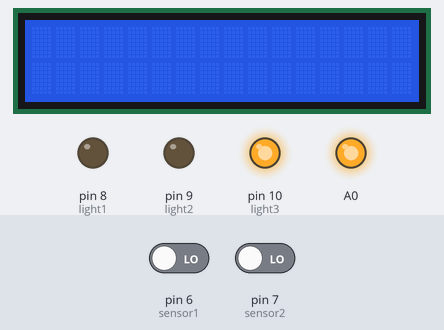
The sketch below on a simulated Arduino Uno, built with avr-gcc and run on an emulated ATmega328P. Shown: 16×2 character LCD, output pins drawn as LEDs (lit = HIGH). The test bench sets the inputs (shaded band); at power-on: pin 7 (sensor2) LOW, pin 6 (sensor1) LOW.

Above: at 1.2 s.
1.3 s: pin 7 (sensor2) driven HIGH
At 2.1 s:
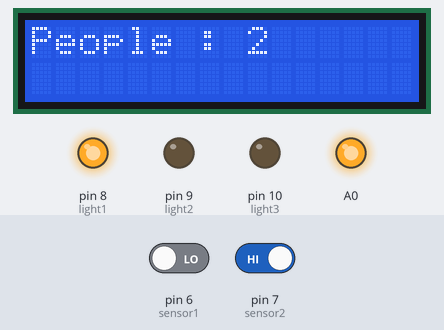
At 3.6 s:
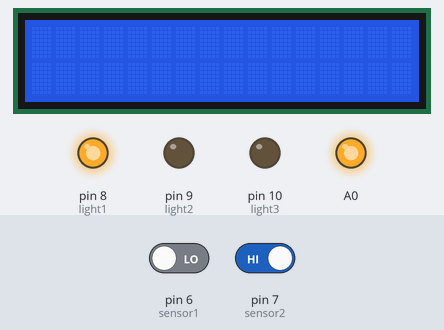
Timing chart, 0 to 5.1 s (numbered marks = the images above; inputs shaded):
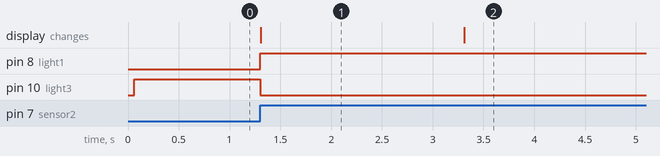

The sketch:

lcd.ino
```cpp
#include <LiquidCrystal.h>
  LiquidCrystal lcd(12,11,5,4,3,2);


  int sensor1=6;
  int sensor2=7;

  int cnt=0;

  int ir_1=0;
  int ir_2=0;

  int light1=8;
  int light2=9;
  int light3=10;

  int buttonState = 0;
  int previousbuttonState=0;

  int olds1Count, olds2Count;

  int s1Count = 0;
  int s2Count = 0;
  long t1, t2;

void setup() {
  Serial.begin (9600);
  pinMode(light1,OUTPUT);
  pinMode(light2,OUTPUT);
  pinMode(light3,OUTPUT);
  pinMode(sensor1,INPUT);
  pinMode(sensor2,INPUT);
  analogWrite(A0,1023);
  lcd.begin(16,2);
  lcd.setCursor(0,0);
  pinMode(13,INPUT);
}

void loop(){

  if (cnt>0){
    digitalWrite(light1, HIGH);
    digitalWrite(light2, LOW);
    digitalWrite(light3, LOW);
  }
  else{
    digitalWrite(light1, LOW);
    digitalWrite(light2, LOW);
    digitalWrite(light3, HIGH);
  }
  ir_1=digitalRead(sensor1);
  ir_2=digitalRead(sensor2);
  olds1Count = s1Count;
  olds2Count = s2Count;

  if(ir_1 == HIGH){
    t1 = millis();
  }

  if(t1 + 3000 > millis() && ir_2 == HIGH){
      cnt++; //들어오는거
    }

  if(ir_2 == HIGH){
    t2 = millis();
  }

  if(t2 + 3000 > millis() && ir_1 == HIGH){
      cnt--; //나가는거
  }

  lcd.clear();
  lcd.setCursor(0,0);

  previousbuttonState=buttonState;
  buttonState = digitalRead(8);
  if(buttonState==HIGH&&previousbuttonState==LOW){
    lcd.print("People : ");
    lcd.println(cnt);
    delay(2000);
    lcd.clear();
  }
}
```

Measured:
- after the input at 1.3 s, pin 8 (light1): LOW → HIGH at once; pin 10 (light3): HIGH → LOW at once; the display: changes at once (image 1)
- what the display in image 1 shows lasts 2.0 s, from 1.3 s to 3.3 s
